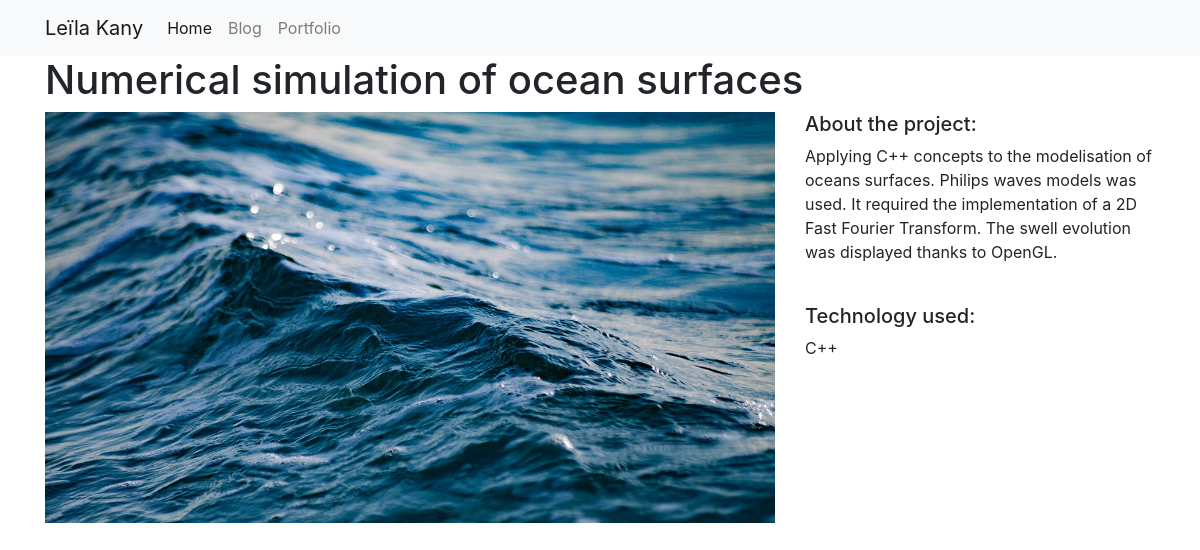
/1/, run on the app's committed database.
### projects/models.py (models this page shows)
class Project(models.Model):
    title = models.CharField(max_length=100)
    description = models.TextField()
    technology = models.CharField(max_length=20)
    image = models.FilePathField(path='assets/')
    def filename(self):
        return self.image.split("/")[1]

### projects/views.py (the view)
# urls.py: path("<int:pk>/", views.project_detail, name="project_detail"),
def project_detail(request, pk):
    project = Project.objects.get(pk=pk)
    context = {
        'project' : project,
        'image' : project.filename()
    }
    return render(request, 'project_detail.html', context)

### projects/templates/project_detail.html
{% extends "base.html" %}
{% load static from staticfiles %}
{% block page_content %}
<h1>{{ project.title }}</h1>
<div class="row">
    <div class="col-md-8">
        <img src="{% static image %}" alt="" width="100%">
    </div>
    <div class="col-md-4">
        <h5>About the project:</h5>
        <p>{{ project.description }}</p>
        <br>
        <h5>Technology used:</h5>
        <p>{{ project.technology }}</p>
    </div>
</div>
{% endblock %}

### data on the page
Project: title "Numerical simulation of ocean surfaces", description "Applying C++ concepts to the modelisation of oceans surfaces. Philips waves models was used. It required the implementation of a 2D Fast Fourier Transform. The swell evolution was displayed thanks to OpenGL.", technology "C++"
